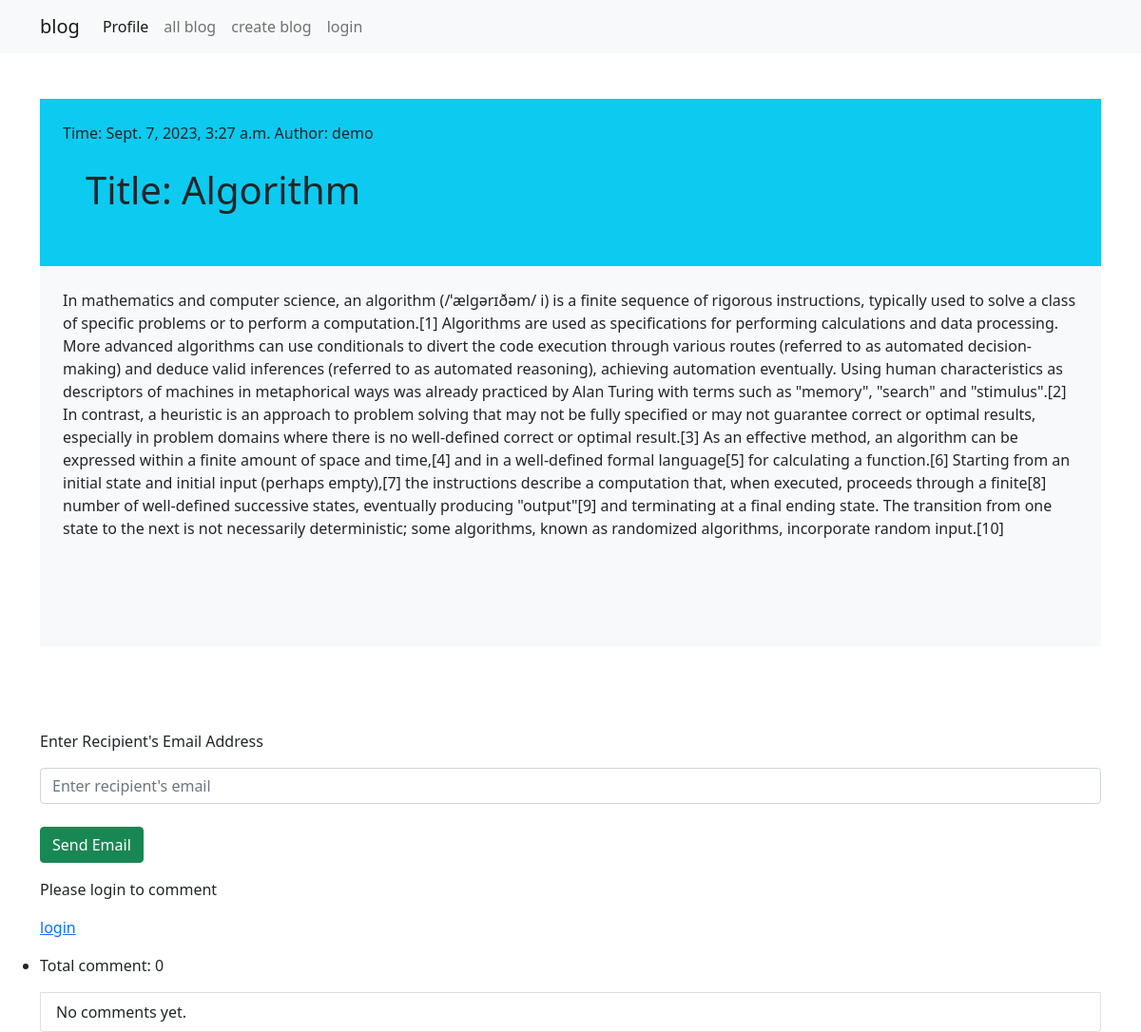
/viewbyid/11, run on the app's committed database.
### blog/models.py (models this page shows)
class Post(models.Model):
    user=models.ForeignKey(User,on_delete=models.CASCADE)
    title=models.CharField(max_length=70)
    content = models.TextField()
    date=models.DateTimeField(auto_now_add=True)

### blog/views.py (the view)
# urls.py: path('viewbyid/<id>', viewbyid,name='viewbyid'),
def viewbyid(request,id):
    post = get_object_or_404(Post, pk=id)
    comments = Comment.objects.filter(post=post)
    c=comments.count()
    if request.method == 'POST':
            if "emails" in request.POST:
                recipient_email = request.POST.get('recipient_email')
                return redirect(f"mailto:{recipient_email}")
    if request.method == 'POST':
        content = request.POST.get('content')
        if content:
            comment = Comment(content=content, author=request.user, post=post)
            comment.save()
            return redirect('viewbyid', id=post.id)
    return render(request, 'full.html',{'post':post,'comments':comments,'c':c})

### templates/full.html (shortened to what this page needs)
{% extends "base.html" %}
{% block boddy %}
{% include "nav.html" %}
<div class="container mt-5">
    <div class="bg-info p-4 ">
        <span> Time: {{ post.date}}</span>
        <span>Author: {{post.user}}</span>
        <h1 class="bg-info p-4 ">Title: {{ post.title|capfirst }}</h1>
    </div>
    <p class="bg-light p-4" style=" min-height: 50vh;" >{{ post.content |capfirst}}</p>
    <br>
    <br>
    <br>
         <p>Enter Recipient's Email Address</p>
        <input type="email" class="form-control" id="recipient_email" placeholder="Enter recipient's email" required>
        <br>
        <button type="submit" class=" btn btn-success" name='emails' onclick="sendmail()">Send Email</button>
</div>
<div class="container mt-3">
    {% if request.user.is_authenticated %}
    <h2>Comments</h2>
    <form method="POST">
        {% csrf_token %}
        <div class="mb-3">
            <label for="content" class="form-label">Leave a Comment:</label>
            <textarea class="form-control" id="content" name="content" rows="3"></textarea>
        </div>
        <button type="submit" class="btn btn-primary">Send</button>
    </form>
    {% else %}
    <p>Please login to comment</p>
    <a href="/login/">login</a>
    {% endif %}
    <ul class="list-group mt-3">
        <li>
       <p>Total comment: {{c}}</p>
        {% for comment in comments %}
        <div class="comment  bg-secondary p-3    ">
            <p class="">{{ comment.content |capfirst}}</p>
            <span class="like-count">{{ comment.likes.count }} likes</span>
            <button class="btn btn-danger like-btn" data-comment-id="{{ comment.id }}">
                {% if request.user in comment.likes.all %}
                    Unlike
                {% else %}
                    Like
                {% endif %}
            </button>
        </div>
    </li>
    <br>
        {% empty %}
            <li class="list-group-item">No comments yet.</li>
        {% endfor %}
    </ul>
</div>
{% endblock boddy %}

### data on the page
Post: date "Sept. 7, 2023, 3:27 a.m.", user "demo", title "Algorithm", content "In mathematics and computer science, an algorithm (/ˈælɡərɪðəm/ i) is a finite sequence of rigorous instructions, typically used to solve a class of specific problems or to perform a computation.[1] Algorithms are used as specifications for performing calculations and data processing. More advanced algorithms can use conditionals to divert the code execution through various routes (referred to as automated decision-making) and deduce valid inferences (referred to as automated reasoning), achieving automation eventually. Using human characteristics as descriptors of machines in metaphorical ways was already practiced by Alan Turing with terms such as \"memory\", \"search\" and \"stimulus\".[2] In…"

### other printed values
{{ c }} "0"
